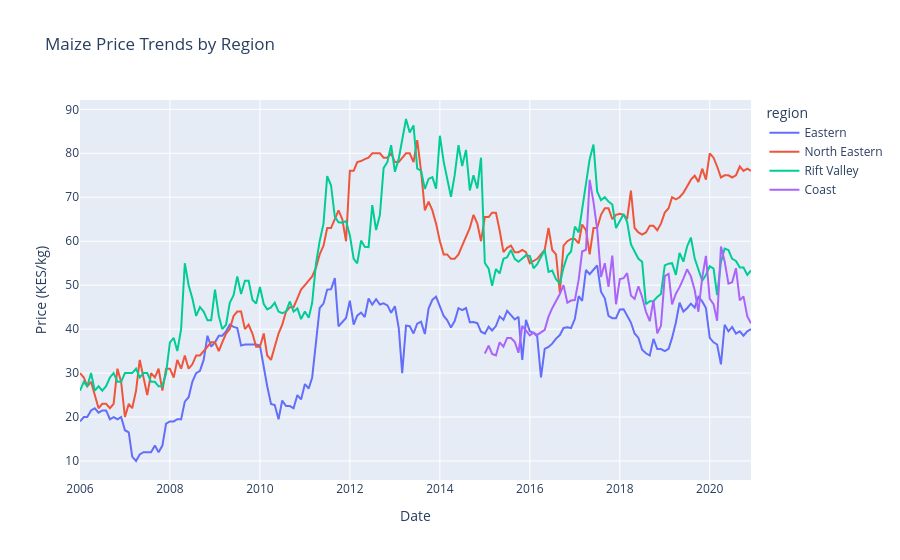

Notebook cell for this chart:
### Code cell
# Regional time series for Maize
maize_regional_ts = df_staples[
    df_staples['cm_name'] == 'Maize (white) - Retail'
].groupby(['date', 'adm1_name'])['mp_price'].mean().reset_index()
maize_regional_ts.columns = ['date', 'region', 'price']

fig = px.line(maize_regional_ts, x='date', y='price', color='region',
              title='Maize Price Trends by Region',
              labels={'price': 'Price (KES/kg)', 'date': 'Date'})
fig.show()

### Figure 1 — Plotly figure (JSON) as saved in the notebook; plotly's stock layout.template omitted (floating-point values rounded to 4 significant figures; data arrays with more than 128 entries replaced by an {"elided": "..."} marker saying what was removed)
{"data": [{"hovertemplate": "region=Eastern<br>Date=%{x}<br>Price (KES/kg)=%{y}<extra></extra>", "legendgroup": "Eastern", "line": {"color": "#636efa", "dash": "solid"}, "marker": {"symbol": "circle"}, "mode": "lines", "name": "Eastern", "orientation": "v", "showlegend": true, "type": "scatter", "x": {"elided": "180 str values"}, "xaxis": "x", "y": {"elided": "180 float values"}, "yaxis": "y"}, {"hovertemplate": "region=North Eastern<br>Date=%{x}<br>Price (KES/kg)=%{y}<extra></extra>", "legendgroup": "North Eastern", "line": {"color": "#EF553B", "dash": "solid"}, "marker": {"symbol": "circle"}, "mode": "lines", "name": "North Eastern", "orientation": "v", "showlegend": true, "type": "scatter", "x": {"elided": "179 str values"}, "xaxis": "x", "y": {"elided": "179 float values"}, "yaxis": "y"}, {"hovertemplate": "region=Rift Valley<br>Date=%{x}<br>Price (KES/kg)=%{y}<extra></extra>", "legendgroup": "Rift Valley", "line": {"color": "#00cc96", "dash": "solid"}, "marker": {"symbol": "circle"}, "mode": "lines", "name": "Rift Valley", "orientation": "v", "showlegend": true, "type": "scatter", "x": {"elided": "178 str values"}, "xaxis": "x", "y": {"elided": "178 float values"}, "yaxis": "y"}, {"hovertemplate": "region=Coast<br>Date=%{x}<br>Price (KES/kg)=%{y}<extra></extra>", "legendgroup": "Coast", "line": {"color": "#ab63fa", "dash": "solid"}, "marker": {"symbol": "circle"}, "mode": "lines", "name": "Coast", "orientation": "v", "showlegend": true, "type": "scatter", "x": ["2015-01-01T00:00:00.000000000", "2015-02-01T00:00:00.000000000", "2015-03-01T00:00:00.000000000", "2015-04-01T00:00:00.000000000", "2015-05-01T00:00:00.000000000", "2015-06-01T00:00:00.000000000", "2015-07-01T00:00:00.000000000", "2015-08-01T00:00:00.000000000", "2015-09-01T00:00:00.000000000", "2015-10-01T00:00:00.000000000", "2015-11-01T00:00:00.000000000", "2015-12-01T00:00:00.000000000", "2016-01-01T00:00:00.000000000", "2016-02-01T00:00:00.000000000", "2016-03-01T00:00:00.000000000", "2016-05-01T00:00:00.000000000", "2016-06-01T00:00:00.000000000", "2016-07-01T00:00:00.000000000", "2016-08-01T00:00:00.000000000", "2016-09-01T00:00:00.000000000", "2016-10-01T00:00:00.000000000", "2016-11-01T00:00:00.000000000", "2016-12-01T00:00:00.000000000", "2017-01-01T00:00:00.000000000", "2017-02-01T00:00:00.000000000", "2017-03-01T00:00:00.000000000", "2017-04-01T00:00:00.000000000", "2017-05-01T00:00:00.000000000", "2017-06-01T00:00:00.000000000", "2017-07-01T00:00:00.000000000", "2017-08-01T00:00:00.000000000", "2017-09-01T00:00:00.000000000", "2017-10-01T00:00:00.000000000", "2017-11-01T00:00:00.000000000", "2017-12-01T00:00:00.000000000", "2018-01-01T00:00:00.000000000", "2018-02-01T00:00:00.000000000", "2018-03-01T00:00:00.000000000", "2018-04-01T00:00:00.000000000", "2018-05-01T00:00:00.000000000", "2018-06-01T00:00:00.000000000", "2018-07-01T00:00:00.000000000", "2018-08-01T00:00:00.000000000", "2018-09-01T00:00:00.000000000", "2018-10-01T00:00:00.000000000", "2018-11-01T00:00:00.000000000", "2018-12-01T00:00:00.000000000", "2019-01-01T00:00:00.000000000", "2019-02-01T00:00:00.000000000", "2019-03-01T00:00:00.000000000", "2019-04-01T00:00:00.000000000", "2019-05-01T00:00:00.000000000", "2019-06-01T00:00:00.000000000", "2019-07-01T00:00:00.000000000", "2019-08-01T00:00:00.000000000", "2019-09-01T00:00:00.000000000", "2019-10-01T00:00:00.000000000", "2019-11-01T00:00:00.000000000", "2019-12-01T00:00:00.000000000", "2020-01-01T00:00:00.000000000", "2020-02-01T00:00:00.000000000", "2020-03-01T00:00:00.000000000", "2020-04-01T00:00:00.000000000", "2020-05-01T00:00:00.000000000", "2020-06-01T00:00:00.000000000", "2020-07-01T00:00:00.000000000", "2020-08-01T00:00:00.000000000", "2020-09-01T00:00:00.000000000", "2020-10-01T00:00:00.000000000", "2020-11-01T00:00:00.000000000", "2020-12-01T00:00:00.000000000"], "xaxis": "x", "y": [34.45, 36.25, 34.35, 34.0, 37.0, 36.0, 38.0, 38.0, 37.12, 34.62, 40.73, 39.75, 38.59, 39.19, 38.67, 39.84, 42.85, 44.77, 46.23, 48.0, 50.0, 46.0, 46.5, 46.6, 51.25, 57.65, 58.05, 73.95, 68.95, 62.8, 51.85, 55.0, 49.6, 56.72, 45.65, 51.4, 51.6, 52.75, 47.65, 46.85, 49.75, 47.3, 43.95, 41.8, 46.55, 39.05, 40.75, 52.05, 52.55, 45.65, 48.05, 49.55, 51.5, 53.6, 52.0, 48.85, 43.95, 51.75, 56.65, 46.9, 45.7, 41.9, 58.8, 55.4, 50.35, 50.65, 53.85, 46.55, 47.45, 42.9, 41.3], "yaxis": "y"}], "layout": {"legend": {"title": {"text": "region"}, "tracegroupgap": 0}, "title": {"text": "Maize Price Trends by Region"}, "xaxis": {"anchor": "y", "domain": [0, 1], "title": {"text": "Date"}}, "yaxis": {"anchor": "x", "domain": [0, 1], "title": {"text": "Price (KES/kg)"}}}}
